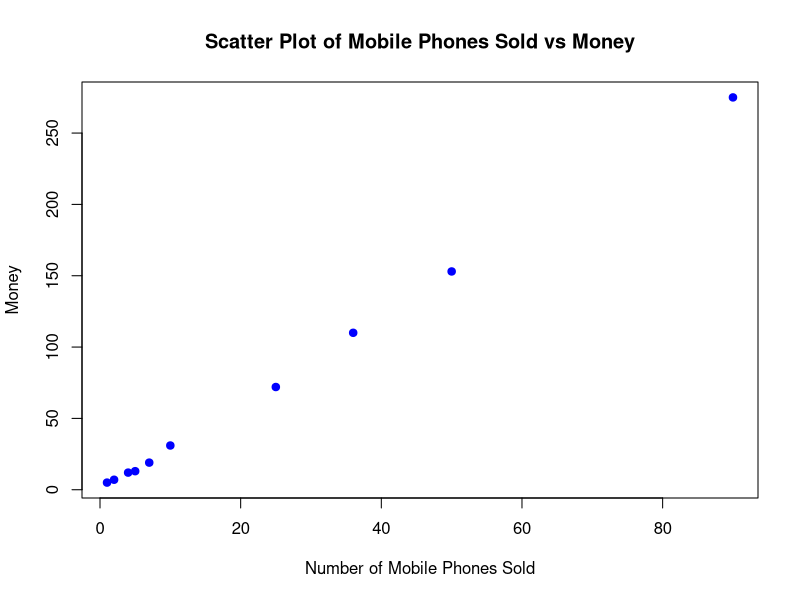

This figure's R source:
# Define the x and y values
x <- c(4, 1, 5, 7, 10, 2, 50, 25, 90, 36)
y <- c(12, 5, 13, 19, 31, 7, 153, 72, 275, 110)

# Create a scatter plot
plot(x, y, 
     xlab = "Number of Mobile Phones Sold", 
     ylab = "Money", 
     main = "Scatter Plot of Mobile Phones Sold vs Money",
     pch = 19,           # Type of point
     col = "blue")       # Color of points
